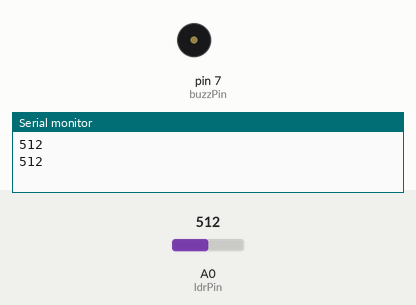
Recording of a sketch running on a simulated Arduino Uno, built with avr-gcc and run on an emulated ATmega328P. On the bench: buzzer (waves = sounding, pin HIGH), the last lines printed to the serial monitor. Inputs (shaded band) come from the test bench; at power-on: A0 (ldrPin) = 512.

Above: at 1.8 s.
1.9 s: A0 (ldrPin) set to 358
3.4 s: A0 (ldrPin) set to 344
At 4.4 s:
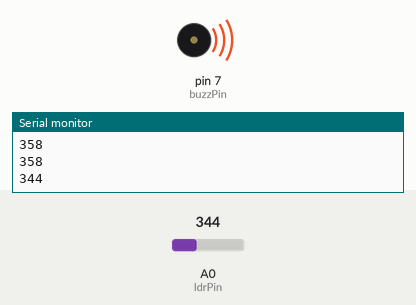
5.5 s: A0 (ldrPin) set to 360
At 7.2 s:
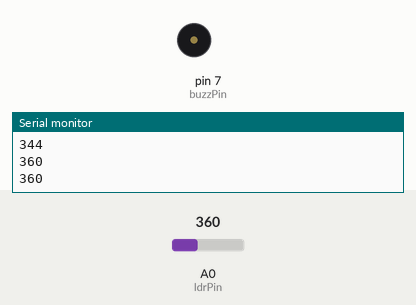
7.5 s: A0 (ldrPin) set to 340
At 8.7 s:
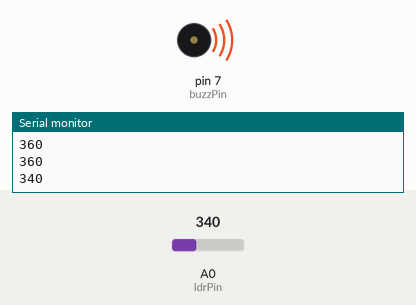
Timing chart, 0 to 10.5 s (numbered marks = the images above; inputs shaded):
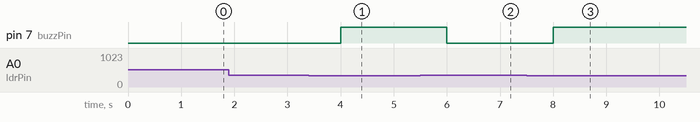

Measured:
- the behaviour switches between 351 and 350 on A0 (ldrPin) (found by bisection; images 0 and 1)
- after the input at 3.4 s, pin 7 (buzzPin): LOW → HIGH after 0.60 s
- after the input at 5.5 s, pin 7 (buzzPin): HIGH → LOW after 0.50 s
- after the input at 7.5 s, pin 7 (buzzPin): LOW → HIGH after 0.50 s

The sketch:

ldr.ino
```cpp
const int buzzPin = 7;

const int ldrPin = A0;

void setup() {

Serial.begin(9600);

pinMode(buzzPin, OUTPUT);

pinMode(ldrPin, INPUT);

}

void loop() {

int ldrStatus = analogRead(ldrPin);

if (ldrStatus <= 350) {

digitalWrite(buzzPin, HIGH);

Serial.println(ldrStatus);
delay(1000);

} else
{

digitalWrite(buzzPin, LOW);
Serial.println(ldrStatus);
delay(1000);
}

}
```
